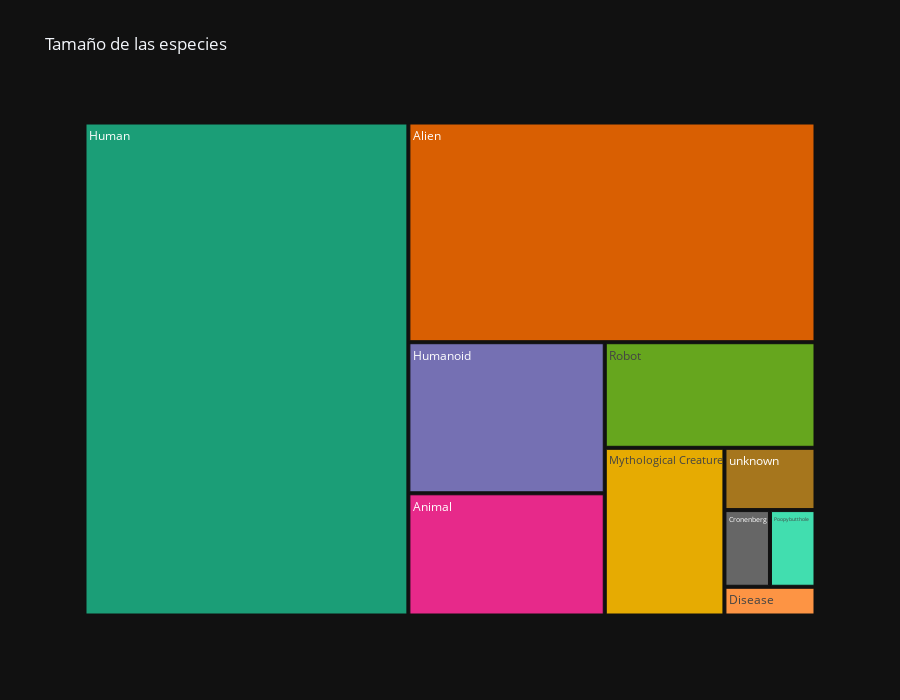

Notebook source saved alongside this figure:
### Code cell
import plotly.express as px

species = df['species'].value_counts()

px.treemap(species, path=[species.index], values=species, height=700, title='Tamaño de las especies', color_discrete_sequence = px.colors.qualitative.Dark2, template= 'plotly_dark')

### Figure 1 — Plotly figure (JSON) as saved in the notebook; plotly's stock layout.template omitted (floating-point values rounded to 4 significant figures)
{"data": [{"branchvalues": "total", "domain": {"x": [0, 1], "y": [0, 1]}, "hovertemplate": "labels=%{label}<br>value=%{value}<br>parent=%{parent}<br>id=%{id}<extra></extra>", "ids": ["Alien", "Animal", "Cronenberg", "Disease", "Human", "Humanoid", "Mythological Creature", "Poopybutthole", "Robot", "unknown"], "labels": ["Alien", "Animal", "Cronenberg", "Disease", "Human", "Humanoid", "Mythological Creature", "Poopybutthole", "Robot", "unknown"], "name": "", "parents": ["", "", "", "", "", "", "", "", "", ""], "type": "treemap", "values": [205, 55, 8, 6, 366, 68, 46, 8, 51, 13]}], "layout": {"height": 700, "legend": {"tracegroupgap": 0}, "title": {"text": "Tamaño de las especies"}, "treemapcolorway": ["rgb(27,158,119)", "rgb(217,95,2)", "rgb(117,112,179)", "rgb(231,41,138)", "rgb(102,166,30)", "rgb(230,171,2)", "rgb(166,118,29)", "rgb(102,102,102)"]}}
